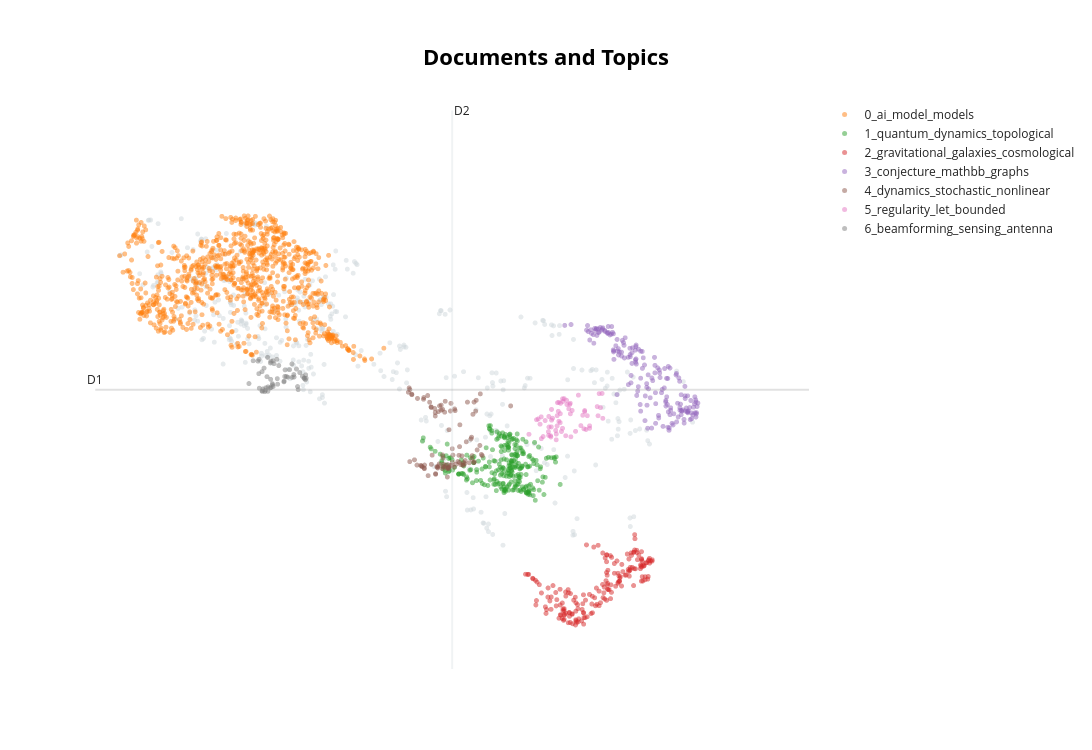

This figure's notebook cell:
### Code cell
# Visualizing the topics
topic_model.visualize_documents(docs=df.title.tolist(),
                                reduced_embeddings=embs_reduced,
                                width=1200,
                                hide_annotations=True)

### Figure 1 — Plotly figure (JSON) as saved in the notebook; plotly's stock layout.template omitted (floating-point values rounded to 4 significant figures; data arrays with more than 128 entries replaced by an {"elided": "..."} marker saying what was removed)
{"data": [{"hoverinfo": "text", "hovertext": {"elided": "379 str values"}, "marker": {"color": "#CFD8DC", "opacity": 0.5, "size": 5}, "mode": "markers+text", "name": "other", "showlegend": false, "type": "scattergl", "x": {"elided": "379 float values"}, "y": {"elided": "379 float values"}}, {"hoverinfo": "text", "hovertext": {"elided": "842 str values"}, "marker": {"opacity": 0.5, "size": 5}, "mode": "markers+text", "name": "0_ai_model_models", "text": {"elided": "842 str values"}, "textfont": {"size": 12}, "type": "scattergl", "x": {"elided": "842 float values"}, "y": {"elided": "842 float values"}}, {"hoverinfo": "text", "hovertext": {"elided": "271 str values"}, "marker": {"opacity": 0.5, "size": 5}, "mode": "markers+text", "name": "1_quantum_dynamics_topological", "text": {"elided": "271 str values"}, "textfont": {"size": 12}, "type": "scattergl", "x": {"elided": "271 float values"}, "y": {"elided": "271 float values"}}, {"hoverinfo": "text", "hovertext": {"elided": "182 str values"}, "marker": {"opacity": 0.5, "size": 5}, "mode": "markers+text", "name": "2_gravitational_galaxies_cosmological", "text": {"elided": "182 str values"}, "textfont": {"size": 12}, "type": "scattergl", "x": {"elided": "182 float values"}, "y": {"elided": "182 float values"}}, {"hoverinfo": "text", "hovertext": {"elided": "172 str values"}, "marker": {"opacity": 0.5, "size": 5}, "mode": "markers+text", "name": "3_conjecture_mathbb_graphs", "text": {"elided": "172 str values"}, "textfont": {"size": 12}, "type": "scattergl", "x": {"elided": "172 float values"}, "y": {"elided": "172 float values"}}, {"hoverinfo": "text", "hovertext": ["A machine-learned probability distribution in the phase space of turbulent channel flow for synthetic turbulence and flow reconstruction", "Enhanced stability and asymptotic limits to the non-isentropic compressible fluid-particle interaction model with thermal effects", "Moving Collinear Cracks in a Prestressed Dry Sandy Medium Fracture Response under Traveling Punch Loads", "Large deviations for long-time occupation measures of stochastic evolution equations with small, asymptotically rough noise", "Stochastic stability of master-slave synchronization for dissipative PDEs with Burgers-type nonlinearity and application to data assimilation", "Curvature-Dependent Path Concentration in Stochastic Fast-Slow Systems with Noise on the Slow Variable", "anyakrakusuma: A Python Library for Entropic Schrödinger Bridges on Idealized Geometries", "On the use of the Belopol'skaya-Daletskii representation of a diffusion on a Riemann manifold to construct path integrals", "Solver-in-the-loop training of deep learning closures for large-eddy simulation of turbulent premixed jet flames", "Finite element exponential integration for rough solutions of nonlinear wave equations. Part I: Dirichlet boundary conditions on polygonal and polyhedral domains", "Specimen design for material parameter identification using topology optimization", "A Measure-Theoretic Approach to Spontaneous Stochasticity", "Geometric Regime--Switching Diffusions on Stratified Riemannian Spaces with an Application to Covariance Matrices", "Adaptive Mamba Neural Operators", "Phase-Field Models, Sharp Interface Limits, and Numerical Schemes for Contact Line Dynamics", "The hydrodynamic Euler-elastica: shape transitions in the dynamical buckling of elastic filaments in Stokes flow", "Convergence of Finite Element Methods for Ricci Flow", "Risk-sensitive exit-time control for stochastic differential equations with path-dependent coefficients", "Uniform Exponential Stability Analysis of Impulsive Linear Time-Invariant Systems on Banach and Hilbert Spaces: Non-Coercive and Coercive Stability Conditions", "Coadjoint averaging and cross-scale fluxes in a fast-slow stochastic Euler-Arnold system on $SU(N)$", "Emergent odd response in active chiral films", "Euler-Poisson equations with velocity-dependent damping", "Experimental and numerical investigation on preferential alignment of Kolmogorov-size fibers in turbulent channel flow", "Novel Adaptive Methods for Hyperbolic Conservation Laws Based on New Quasi-Linear Seventh- and Ninth-Order Schemes", "Analytic regularity for a fourth-order singularly perturbed boundary balue problem with two small parameters", "Augmented Lagrangian preconditioning for a simplified Ericksen--Leslie model of nematic liquid crystals", "Fast VEM Fluid Simulation", "Krasnosel'skii-Mann iterations beyond asymptotics: a combinatorial analysis", "Feedback Cycles in Exploratory Equilibria", "Transportation-cost inequalities for invariant measures of stochastic reaction-diffusion equations driven by space-time white noise", "A slicing approach to stress-strain duality", "Feedback-mediated circulation and persistence of stochastic fluctuations in gene regulatory circuits", "Entropic optimal transport need not select a zero-temperature limit", "Multi-Granularity Conformal Prediction for Reliable Neural-Operator Automotive Aerodynamic Surrogates", "A domain decomposition online-learning-enhanced nonlinear elimination preconditioner", "From Triadic Interactions to Kolmogorov Scaling: A Deterministic, Scale-Resolved Formulation of Energy Flux", "The Origins of Transient Bimodality", "Initial layer instability of the kinetic Lamb-Oseen Vortex", "Uniform-in-time stability and mean-field limit of the Cucker-Smale-type model with noncompact support", "A posteriori error estimates for parabolic PDEs on evolving surfaces", "On the use of equilibrium models to describe dynamic adsorption regimes", "Surrogate-to-code verification of a non-intrusive POD-GPR machine-learning emulator of peak thermomechanical fields, with application to a carbon-carbon aircraft brake disc", "To win, a model must thin: Capillary thinning as a benchmark complex flow for constitutive models of viscoelastic polymer solutions", "Hybrid-Dimensional Biot Problem with an Optimization Based Domain Decomposition Approach", "Nonlocal Electrostatic Field Theory from Microscopic Description", "A coupled Eulerian Lagrangian approach for fluid and particle dynamics", "Hamiltonian Lift of Bures--Wasserstein Covariance Dynamics with a Spectral Floor", "Dynamical Systems as Functorial Realisations of Abstract Evolution Shapes", "Mean-Field Stochastic PDEs: Well-posedness and Quantitative Dimension-Free Propagation of Chaos", "Differentiable Hybrid Neural-CFD Modelling of Wall-Bounded Turbulence: Coupled Learning of Subgrid-Scale and Wall Closures", "Collective Ring Formation in Active Matter", "Entropy production in Knudsen thermodynamics of compartmented systems", "Theoretical derivation of blood velocity from TOF-MRA based artery centerline", "Raviart--Thomas Elements with Geometric Correction for Distorted Quadrilateral Meshes", "Sharp Asymptotics for Regularized Optimal Transport", "A Deep Second-Order Stochastic Residual Method for Fully Nonlinear Parabolic PDEs", "Reflected Schrodinger Bridge Problem over Sub-Riemannian Manifold", "Projectional continuous data assimilation on the torus: Resonant and kernel-free regimes", "Concentration and Mean-Square Bounds for Contractive Stochastic Approximation: A Unified Elementary Approach", "Pathwise skew-symmetric discretisation for SDEs with superlinear drift", "Neural operator preconditioning from mixed dataset for the Helmholtz equations: Application to transcranial ultrasound", "Generalized Reynolds Analogy for Compressible Turbulent Boundary Layers: Unified Velocity-Temperature Relations from Mean to Fluctuating Field", "Normal form method of center-focus problem in piecewise-smooth systems and algorithm design", "Geometry Induced Adaptive Dissipation in Non Linear Contact Hamiltonian Systems Theory and Application to Duffing Oscillator", "Large Eddy Simulation of Plunging Flows in Laboratory-Scale Bedrock Rivers", "Field-of-values analysis of augmented Krylov methods for matrix $φ$-function actions", "Projection-Lift Equivalence and Dissipation-Tight Compactness for Continuum-State FENE-Markov Fluids", "Stochastic Resetting: A Non-Equilibrium Framework for Prediction, Inference and Design", "An SPH model with physically prescribed parameters for droplet dynamics on complex surfaces", "Richards' equation as a hydrodynamic limit: Chapman--Enskog reduction of the continuum kinetic equation for unsaturated soil water", "Physics-Guided Spectral Parametric Reduced-Order Modeling for Transient Prediction of Controlled Dynamical Systems", "Reduced Order Modeling of One-Dimensional Conservative PDEs via the Cumulative Distribution Transform", "Long-time behavior and turnpike properties of linear-quadratic graphon mean field control problems", "Plastic smoothing of rough surfaces", "Contact-based inverse analysis for nonlinear material identification in spatially heterogeneous solids", "A Linear Variable-Step Embedded ETD Scheme with Uniform-in-Time Stability for the 2D Navier--Stokes Equations", "Electric modification of mode competition in viscous films with insoluble surfactants on vertical fibers", "Attractodynamics in 0+1D", "FlashPDE: A Drop-in Fused Triton Operator Library for Neural PDE Solvers", "A Research Prototype for Closed-Loop Generative Design of Customized Foot Orthoses via Semantic-Physics Alignment", "History-dependent discharge of compressed particle rafts", "Rolling pepper shaker on a slope", "Almost sure spatial decay and almost sure nonlinear smoothing of some stochastic dispersive equations", "Large deviation principles for multiscale stochastic Burgers equations with reflection", "A Lowest-Order Robust Mixed Finite Element Method with a Third-Order Tensor Variable for Strain Gradient Elasticity", "Modeling elasto-viscoplastic free-surface flows with different yield surfaces", "Effects of anisotropic confinement on droplet rebound from superhydrophobic surfaces", "FEVessel: Mesh-Independent Analysis of 3D Pressure Vessels with the Label-Free Pretrained Finite Element Method", "Convergence and stability of truncated Euler-Maruyama algorithm for stochastic proportional delay Mckean-Vlasov models with jump process", "Floquet Driving of Enzymatic Reactions: Counting Statistics and Long-Time Currents", "Scaling Limits of Constant-Stepsize SGD at Flat Minima", "A Dynamical Approximation Scheme on the Stiefel manifold for Wasserstein Gradient Flows", "Asymptotic strong Feller and weak observability inequality", "On the Information Required for Feedback Control", "Physically Consistent Outflow Boundary Conditions for Global Stability Analysis of Bluff Body Wakes", "Particle-scale structure of granular suspensions", "Two-time spatial decorrelation for the flat KPZ fixed point"], "marker": {"opacity": 0.5, "size": 5}, "mode": "markers+text", "name": "4_dynamics_stochastic_nonlinear", "text": ["", "", "", "", "", "", "", "", "", "", "", "", "", "", "", "", "", "", "", "", "", "", "", "", "", "", "", "", "", "", "", "", "", "", "", "", "", "", "", "", "", "", "", "", "", "", "", "", "", "", "", "", "", "", "", "", "", "", "", "", "", "", "", "", "", "", "", "", "", "", "", "", "", "", "", "", "", "", "", "", "", "", "", "", "", "", "", "", "", "", "", "", "", "", "", "", ""], "textfont": {"size": 12}, "type": "scattergl", "x": [4.156, 4.425, 4.166, 4.144, 4.094, 4.264, 4.44, 4.26, 3.916, 4.406, 4.061, 4.212, 4.228, 4.002, 4.302, 4.33, 4.175, 3.996, 4.157, 4.4, 4.346, 4.453, 4.202, 4.238, 4.35, 4.097, 4.097, 4.445, 3.942, 4.131, 4.241, 3.876, 4.74, 3.876, 3.938, 4.245, 3.871, 4.497, 4.06, 4.128, 4.336, 3.999, 4.206, 4.16, 4.428, 4.198, 4.476, 4.145, 4.12, 3.969, 4.41, 4.405, 4.115, 4.226, 4.427, 4.067, 4.417, 4.24, 4.029, 4.094, 3.982, 4.161, 4.224, 4.302, 4.119, 4.48, 4.305, 3.864, 4.257, 4.323, 4.107, 4.297, 3.994, 4.207, 4.114, 4.154, 4.385, 4.489, 4.033, 3.977, 4.273, 4.288, 4.174, 4.089, 4.182, 4.212, 4.313, 4.001, 4.046, 3.893, 4.179, 4.36, 4.058, 3.894, 4.196, 4.339, 4.37], "y": [6.432, 6.326, 6.305, 7.053, 6.973, 7.047, 7.04, 7.07, 6.364, 6.375, 6.302, 6.782, 7.148, 6.292, 6.328, 6.291, 6.262, 7.228, 7.064, 6.654, 6.31, 6.502, 6.298, 6.288, 6.354, 6.164, 6.173, 7.191, 7.216, 7.113, 6.331, 7.339, 7.112, 6.34, 6.292, 6.43, 7.362, 6.422, 7.092, 6.308, 6.288, 6.25, 6.244, 6.266, 6.336, 6.127, 6.564, 7.123, 7.033, 6.287, 6.423, 6.679, 6.252, 6.285, 7.165, 6.429, 6.996, 6.518, 7.256, 7.019, 6.269, 6.39, 7.042, 6.547, 6.278, 7.279, 6.85, 7.302, 6.262, 6.418, 6.267, 6.427, 7.205, 6.249, 6.262, 6.243, 6.323, 6.439, 6.145, 6.279, 6.304, 6.341, 7.025, 7.076, 6.287, 6.264, 6.299, 6.242, 7.163, 7.275, 7.177, 6.614, 7.099, 7.268, 6.247, 6.327, 7.165]}, {"hoverinfo": "text", "hovertext": ["Hardy spaces of discrete holomorphic functions on the upper half-lattice", "Harnack estimates for the nonlocal Trudinger equation", "Algebraic Transfer for Operator-Valued Gaussian Chaoses:Oriented Schatten Profiles and Singular Wick Multipliers", "Estimates on elliptic equations that hold only where the Hessian is large", "Sharp Estimates for Hankel, Fekete-Szegö and Zalcman Functionals for $\\mathcal{S}_\\mathbb{B}^{*}(α)$ in Complex Banach Spaces", "Rigidity of positive mass theorem with fast metric decay", "Sharp Continuity Moduli for Dirichlet Heat Flow in Boundary-Reservoir Transport Metrics", "A multiplicity theorem for a class of nonlocal elliptic equations involving even nonlinearities", "Some estimates of weighted Hardy-Littlewood operators and their commutators on mixed Morrey-type spaces in the Dunkl setting", "A Rudin-Carleson theorem with uniform approximation for manifold-valued maps", "A Direct Approach to Hermite Interpolation", "A generalization of the $(α,β,γ)$ von Neumann-Jordan type constant in Banach spaces", "On the solution of Kim, Pearcy and Shields problem and its consequences", "Existence theory for non-variational systems with free boundaries", "An integral inequality for compact Bach-flat $\\mathcal{A}_{2}$-manifolds", "Weighted composition operators on weighted Fock spaces", "The power set of a quasinilpotent backward weighted shift", "Giga-Kohn-type results for the fully fractional heat equation", "Structural Properties of the Köthe Dual of the Matricial Bloch Space", "Bernoulli problem for the fractional $p$-Laplacian", "Multidimensional scalar conservation laws with discontinuous flux: well-posedness without non-degeneracy", "Non-symmetric vector dyson equations", "Singly periodic minimal Wente torus with ends", "Geometric Gradient Flows from Elliptic Level Sets: Normal Decomposition and Reflection Dynamics", "Cubature from rational approximation", "Collapsing-tube type II blow-up for the energy-supercritical heat equation", "Functional Calculus on Noncommutative Tori, II. Complex Powers, Logarithms, and Sectorial Projections", "Partial data Calderón problem for quasilinear conductivities in dimension 2", "Ideal Gårding polynomials", "Sharp Weitzenböck and PIC2 Estimates from Sectional-Scalar Curvature Pinching", "On the gradient of the torsion function for elongated cylinders", "Quantitative Fourier decay for Patterson-Sullivan measures of dimension larger than $1/2$", "Regions represented as foliated forms and natural smooth maps onto them", "Fractal Turán-Nazarov Inequality and Observability for Schrödinger Equations", "Anisotropic minimal surface equation with Dirichlet boundary condition", "Log-Concavity of Conic Intrinsic Volumes", "Sharp Gradient Stability for the Sobolev Trace Inequality", "Positivity and non-positivity results for the sixth-order $Q$-curvature of conformal metrics in $\\mathbb{R}^n$", "Discrete analogues in harmonic analysis: Multi-parameter Radon averages", "A Degenerate One-Phase Free Boundary Problem Arising From the Alt-Phillips Equation for Negative Powers", "Endpoint Criteria for One-Dimensional Bilinear Rough Singular Integrals", "Kirszbraun extensions preserving uniform distance in Hilbert spaces", "A Hadamard Formula for Equilibrium Envelopes under Parallel Deformation", "On the exponential convergence of Kobayashi geodesics in strongly convex domains", "Finite Potential Energy for Entire Solutions of the Planar Ginzburg--Landau Equation", "A Liouville Theorem for Domains in Graphs", "The Spherical Grünbaum Inequality", "The Bergman and the growth numbers of domains and hyperbolic geometry", "Critical points of second Neumann eigenfunctions on some convex domains in two-dimensional space forms", "Minimizers and Weak Solutions for Singular Born--Infeld Type Functionals", "Certain real surfaces in $\\mathbb{C}^2$ with degenerated CR singularities", "Isolated Singularities of Solutions to the Yamabe Equation with boundary in Dimension 3 and 4", "Sub-Finslerian Interpolation Inequalities", "A Rational Discrete Collocation Method for Second Kind Fredholm Equations", "On off-diagonal operators in matrix-weighted spaces", "Sharp Time-Decay Estimates for Fractional Heat Semigroups Associated with Polynomial Anharmonic Oscillators", "Mixed Poincaré and Fefferman--Phong inequalities for measure potentials on $2$-PI spaces", "Fefferman--Stein-type estimates and fractional NLS in Fourier Sobolev spaces", "Moment duality and an improved lower bound for Korenblum's constant", "Interactions between quantitative rectifiability, singular integrals, and boundary value problems for harmonic functions", "Hölder regularity for logarithmic double phase problems"], "marker": {"opacity": 0.5, "size": 5}, "mode": "markers+text", "name": "5_regularity_let_bounded", "text": ["", "", "", "", "", "", "", "", "", "", "", "", "", "", "", "", "", "", "", "", "", "", "", "", "", "", "", "", "", "", "", "", "", "", "", "", "", "", "", "", "", "", "", "", "", "", "", "", "", "", "", "", "", "", "", "", "", "", "", "", ""], "textfont": {"size": 12}, "type": "scattergl", "x": [5.222, 5.088, 5.148, 5.082, 5.245, 5.367, 5.068, 5.137, 5.167, 5.481, 5.522, 5.218, 5.187, 5.065, 5.416, 5.153, 5.141, 4.992, 5.184, 5.125, 5.13, 5.529, 5.341, 5.295, 5.32, 4.896, 5.374, 5.018, 5.498, 5.415, 5.396, 4.976, 5.509, 5.001, 5.175, 5.373, 5.184, 5.385, 5.098, 5.084, 5.138, 5.09, 5.211, 5.357, 5.002, 5.152, 5.266, 5.237, 5.251, 5.131, 5.488, 5.255, 5.164, 5.25, 5.066, 4.961, 5.09, 5.035, 5.198, 5.165, 5.063], "y": [7.131, 6.821, 7.037, 6.699, 7.133, 6.795, 6.819, 6.835, 7.148, 7.103, 7.285, 7.19, 7.174, 6.704, 6.836, 7.162, 7.157, 6.859, 7.212, 6.772, 6.642, 6.94, 6.839, 6.76, 7.262, 6.719, 7.048, 6.687, 7.282, 6.802, 6.976, 6.931, 7.089, 6.96, 6.757, 7.033, 6.801, 6.786, 6.942, 6.682, 6.977, 7.064, 6.698, 6.983, 6.658, 6.899, 7.049, 7.072, 7.003, 6.722, 6.976, 6.684, 6.88, 7.149, 6.966, 6.921, 6.915, 6.909, 7.213, 7.004, 6.754]}, {"hoverinfo": "text", "hovertext": ["Transmit Beamforming Design for Integrated Sensing and Communication Using Transmissive RIS Transceiver", "Enhanced Dynamic Beamwidth Selection-based THz MAC Protocol for Wireless Data Center Networks", "Grid-Interactive Operation of Solar-Integrated Data Centers for Coordinated Local and System-Level Decarbonization", "Outage Analysis of Backscatter-Based Ambient IoT Device Classes with Energy Buffering", "When Phase Doesn't Matter: Self-Coherent Over-the-Air Computation at Sub-THz", "Waveform Design for OTFS Assisted Simultaneous Acoustic Information and Power Transfer", "Joint Channel Estimation and Dynamics-Aware Grouping for Time-Varying RIS-Assisted OTA Federated Learning", "RIS-Aided ISAC in Cluttered Environments", "Deep Reinforcement Learning-Based Energy Management for Hydrogen-Enabled Community Microgrids Under Uncertainty", "Sustainable Air-Ground Integrated Coverage Networks: ISCC Architecture, Technologies, and Testbed", "Enhanced ODMA for Massive Sparse Access: Hybrid Data-Frozen Bit Transmission and Fixed-Point Analysis over Block Fading Channels", "Intelligent Code-Division Multiplexing for Resilient Underwater Optical Wireless Communications", "Ambiguity Function Analysis of Pilot-Embedded Random OFDM Signals", "Self-Interference-Aware AS-Assisted Tri-Hybrid Beamforming for Full-Duplex Massive MIMO", "A Digital Twin-Based Method for Evaluating Local Collective Tariffs in Distribution-Level Energy Systems", "Joint Optimization of Uplink and Downlink Resources under QoS Constraints of AR", "Robust and Feasible QoS-Aware mmWave Massive MIMO Hybrid Beamforming", "An Enhanced MNOMP for Line Spectrum Estimation and Detection", "Leveraging von Mises Message-Passing for Massive MIMO Detection", "VEHBench: A Stage-Local Diagnostic Benchmark for LLM-Assisted Vibration Energy Harvester Design", "Massive MIMO-OFDM ISAC for Sparse ISAR Imaging: Joint Power and Subcarrier Allocation", "Mobile Network Control with a World Model", "On the Detection Optimality and Exact BER Analysis of NOMA", "A Phased Development Framework Enabling Islanded Operation of Sustainable AI Data Centers With Onsite Grid-Following and Grid-Forming Energy Architectures", "Learning to Stay Fresh: A Self-Learning Semantic Framework for Underwater Internet of Things", "Tensor-Based Dynamic Channel Estimation for mmWave Movable Antenna MIMO Systems", "AISAC: Closing the Loop Between AI and Integrated Sensing and Communication for 6G", "Transmissive RIS Transceiver-Empowered ISAC Systems: Energy Efficiency Optimization for Perfect and Imperfect CSI", "Radio Map Updating from Streaming Spectrum Measurements via Memory-Based Online Gaussian Processes", "Autonomous Discovery of Wireless Communications Algorithms", "System-Level Evaluation of LEO Satellite Communications Under Service-Driven Traffic Dynamics", "Fourth-Order Cyclostationary Analysis of Power-Based Nonlinear Gardner Timing Error Detectors in Coherent Optical Systems", "Scalable Attention for 5G NR Channel Estimation", "Comparative Analysis of Linepack Impact in Hydrogen and Natural Gas Networks under Dynamic Operating Conditions", "Transmit Coefficients and Receive Combining Vector Design for OTA-FL with Imperfect CSI", "EA-RMENet -- Path Loss Prediction in Urban Environments using Deep Learning", "EML-AirComp: Layered Over-the-Air Computation from a Single Nomographic Gate", "Off-grid Variational Bayesian Parameter Estimation for Fractional Delay-Doppler OTFS-ISAC", "Variable Rate Lossy Source-Channel Coding over Channels with Feedback", "Dynamic Channel Knowledge Map: Fundamentals, Construction, and Applications", "Power-Domain-Multiplexed Precoded Faster-Than-Nyquist Signaling for NOMA Downlink", "Thermal management optimization of Battery Electric Vehicles via hierarchical NMPC with CMO-trained Neural Models", "DMSNet: Cross-Band Learning for Multi-Target Sensing in Multi-Band ISAC", "Constrained Tensor Decomposition-Based Target Sensing for Sparse Non-Uniform Array-Enabled AFDM ISAC Systems", "Movable Antenna for Integrated Sensing and Communication in Air Sea Ground Networks", "Distributed Adaptive Estimation of Unknown Nonlinear Systems without Input Sharing", "Compositional Semantic Communication for Physical AI: Category Theory Meets Game Theory", "Critical-Set-Aided Simplified Blind SCL Recognition of Polar Codes", "Deep Recurrent Q-Learning Based Beam Steering Strategy for Throughput Maximization in WPCNs", "Hierarchical Wireless Foundation Model for Multi-Task Optimization", "A Compact Reconfigurable Antenna for Single-RF-Chain Passive Multi-Target DOA Estimation", "Task-Oriented Precoding for Edge Inference over Large-Scale MIMO Systems", "Self-Directed Spectrum Allocation Framework for Integrated TN-NTN 6G Networks"], "marker": {"opacity": 0.5, "size": 5}, "mode": "markers+text", "name": "6_beamforming_sensing_antenna", "text": ["", "", "", "", "", "", "", "", "", "", "", "", "", "", "", "", "", "", "", "", "", "", "", "", "", "", "", "", "", "", "", "", "", "", "", "", "", "", "", "", "", "", "", "", "", "", "", "", "", "", "", "", ""], "textfont": {"size": 12}, "type": "scattergl", "x": [2.634, 2.744, 2.971, 2.706, 2.805, 2.663, 2.713, 2.611, 2.989, 2.685, 2.868, 2.832, 2.687, 2.68, 2.973, 2.585, 2.702, 2.583, 2.883, 2.92, 2.588, 2.819, 2.885, 2.982, 2.61, 2.699, 2.628, 2.66, 2.576, 2.738, 2.798, 2.984, 2.682, 2.957, 2.754, 2.535, 2.847, 2.618, 2.906, 2.653, 2.8, 2.915, 2.499, 2.643, 2.641, 2.867, 2.659, 2.934, 2.741, 2.687, 2.615, 2.705, 2.808], "y": [7.31, 7.413, 7.494, 7.382, 7.52, 7.377, 7.698, 7.316, 7.495, 7.481, 7.508, 7.511, 7.366, 7.362, 7.499, 7.758, 7.405, 7.559, 7.547, 7.338, 7.358, 7.52, 7.513, 7.475, 7.588, 7.42, 7.636, 7.315, 7.734, 7.759, 7.446, 7.543, 7.709, 7.524, 7.672, 7.739, 7.616, 7.347, 7.624, 7.518, 7.456, 7.381, 7.422, 7.364, 7.33, 7.694, 7.785, 7.574, 7.49, 7.733, 7.317, 7.738, 7.613]}], "layout": {"annotations": [{"showarrow": false, "text": "D1", "x": 1.183, "y": 7.336, "yshift": 10}, {"showarrow": false, "text": "D2", "x": 4.239, "xshift": 10, "y": 11.21}], "height": 750, "shapes": [{"line": {"color": "#CFD8DC", "width": 2}, "type": "line", "x0": 4.239, "x1": 4.239, "y0": 3.464, "y1": 11.21}, {"line": {"color": "#9E9E9E", "width": 2}, "type": "line", "x0": 1.183, "x1": 7.294, "y0": 7.336, "y1": 7.336}], "title": {"font": {"color": "Black", "size": 22}, "text": "<b>Documents and Topics</b>", "x": 0.5, "xanchor": "center", "yanchor": "top"}, "width": 1200, "xaxis": {"visible": false}, "yaxis": {"visible": false}}}
